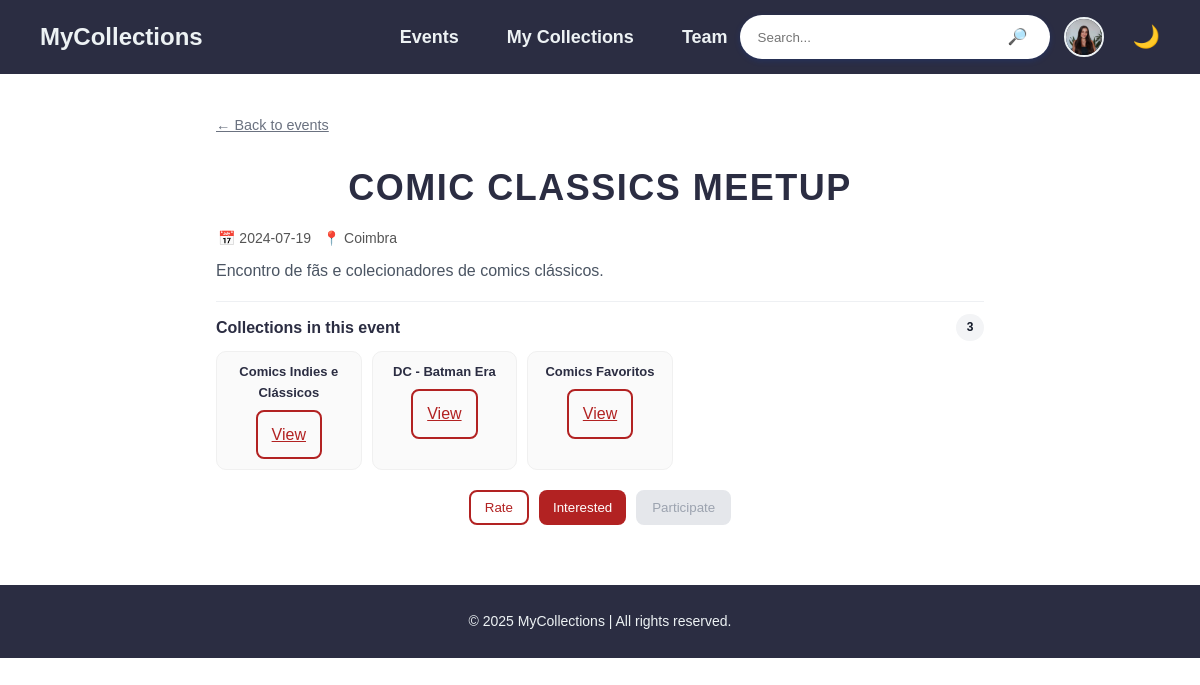
Screenshot of /public_html/event.php?id=18 (signed in) with the database file from the repository.
### tables this page shows
CREATE TABLE `users` (
  `id_user` int(11) NOT NULL,
  `name` varchar(100) NOT NULL,
  `date_of_birth` date DEFAULT NULL,
  `email` varchar(150) NOT NULL,
  `date_of_joining` date DEFAULT NULL,
  `username` varchar(80) NOT NULL,
  `password_hash` varchar(255) NOT NULL,
  `profile_img` varchar(255) DEFAULT NULL
);

CREATE TABLE `events` (
  `id_event` int(11) NOT NULL,
  `name` varchar(120) NOT NULL,
  `location` varchar(120) DEFAULT NULL,
  `created_by` int(11) NOT NULL,
  `event_date` date NOT NULL,
  `description` text DEFAULT NULL
);

CREATE TABLE `collections` (
  `id_collection` int(11) NOT NULL,
  `id_user` int(11) NOT NULL,
  `id_collection_category` int(11) NOT NULL,
  `name` varchar(120) NOT NULL,
  `description` text DEFAULT NULL,
  `cover_img` varchar(255) DEFAULT NULL,
  `creation_date` date DEFAULT NULL,
  `rate` int(11) DEFAULT 0
);

### public_html/dal/UserDAL.php (called while the page is built, shortened)
<?php
class UserDAL {
    public static function getById($id_user) {
        $db = DB::conn();
        $stmt = $db->prepare("SELECT * FROM users WHERE id_user=?");
        $stmt->bind_param("i", $id_user);
        $stmt->execute();
        return $stmt->get_result()->fetch_assoc();
    }
}

### public_html/event.php (the view, shortened to what this page needs)
<?php
$eventId = isset($_GET['id']) ? (int)$_GET['id'] : 0;
$event   = null;
$cols    = [];
if ($eventId > 0) {
    $db = DB::conn();
    $stmt = $db->prepare("SELECT id_event, name, location, event_date, description, created_by
                          FROM events WHERE id_event = ?");
    $stmt->bind_param("i", $eventId);
    $stmt->execute();
    $res   = $stmt->get_result();
    $event = $res->fetch_assoc();
    if ($event) {
        $stmt2 = $db->prepare("
            SELECT c.id_collection, c.name
            FROM event_collections ec
            JOIN collections c ON c.id_collection = ec.id_collection
            WHERE ec.id_event = ?
        ");
        $stmt2->bind_param("i", $eventId);
        $stmt2->execute();
        $colsRes = $stmt2->get_result();
        while ($row = $colsRes->fetch_assoc()) {
            $cols[] = $row;
        }
    }
}
?>
<!DOCTYPE html>
<html lang="pt">
<head>
  <link rel="stylesheet" href="css/style.css" />
  <link rel="stylesheet" href="css/events.css" />
</head>
<body data-event-id="<?= $event ? (int)$event['id_event'] : 0 ?>">
<?php require_once __DIR__ . "/partials/navbar.php"; ?>
<main class="event-page-main">
<?php if (!$event): ?>
  <section class="event-page-card">
    <a href="events.php" class="back-link">← Back to events</a>
    <h1 class="events-title" style="margin-top:16px;">Event not found</h1>
    <p class="ev-desc">The event you are looking for does not exist.</p>
  </section>
<?php else: ?>
  <?php
    $dt      = new DateTime($event['event_date']);
    $now     = new DateTime();
    $isPast  = $dt < $now;
    $dateStr = $dt->format("Y-m-d");
  ?>
 <div class="event-topbar">
  <a href="events.php" class="back-link">← Back to events</a>
</div>
    <h1 class="events-title" style="margin-top:18px;">
      <?= htmlspecialchars($event['name']) ?>
    </h1>
    <p class="ev-subtitle">
      📅 <?= htmlspecialchars($dateStr) ?>
      <?php if (!empty($event['location'])): ?>
        &nbsp;&nbsp;📍 <?= htmlspecialchars($event['location']) ?>
      <?php endif; ?>
    </p>
    <?php if (!empty($event['description'])): ?>
      <p class="ev-desc-full">
        <?= nl2br(htmlspecialchars($event['description'])) ?>
      </p>
    <?php endif; ?>
    <div class="ev-collections" style="margin-top:18px;">
      <div class="ev-col-head">
        <h4 class="ev-col-title">Collections in this event</h4>
        <span class="ev-badge"><?= count($cols) ?></span>
      </div>
      <div class="ev-col-list">
        <?php if (!count($cols)): ?>
          <p class="muted">No collections in this event.</p>
        <?php else: ?>
         <?php foreach ($cols as $c): ?>
            <div class="ev-col-item">
              <span class="ev-col-name"><?= htmlspecialchars($c['name']) ?></span>
              <a href="collection.php?id=<?= (int)$c['id_collection'] ?>" class="btn outline">View</a>
            </div>
          <?php endforeach; ?>
        <?php endif; ?>
      </div>
    </div>
    <div class="ev-actions" style="margin-top:20px;">
      <button
        id="d-review"
        class="btn outline"
        data-id="<?= (int)$event['id_event'] ?>"
        <?= $isPast ? "" : "disabled" ?>
      >
        <?= $isPast ? "Rate" : "Rate (after the event)" ?>
      </button>
      <button
        id="d-join"
        class="btn"
        data-id="<?= (int)$event['id_event'] ?>"
      >
        Interested
      </button>
      <button
        id="d-participate"
        class="btn outline"
        data-id="<?= (int)$event['id_event'] ?>"
        <?= $isPast ? "disabled" : "" ?>
      >
        Participate
      </button>
    </div>
<?php endif; ?>
</main>
<footer class="footer">
  <p>© 2025 MyCollections | All rights reserved.</p>
</footer>
</body>
</html>

### public_html/partials/navbar.php (shortened to what this page needs)
<?php
require_once __DIR__ . "/../dal/UserDAL.php";
$isLoggedIn = isset($_SESSION['id_user']);
$navbarUser = null;
if ($isLoggedIn) {
    $navbarUser = UserDAL::getById($_SESSION['id_user']);
}
?>
<header class="navbar">
  <div class="navbar-logo">
    <a href="home.php">MyCollections</a>
  </div>
  <nav class="navbar-center">
    <a href="events.php">Events</a>
    <?php if ($isLoggedIn): ?>
      <a href="user.php#myCollectionsSection">My Collections</a>
    <?php endif; ?>
    <a href="team.php">Team</a>
  </nav>
  <div class="navbar-right">
    <form class="navbar-search" id="searchForm" action="#" method="GET">
      <input type="text" id="searchInput" name="q" placeholder="Search..." required />
      <button type="submit" class="search-btn">🔎</button>
    </form>
    <?php if ($isLoggedIn && $navbarUser): ?>
      <div class="navbar-user">
        <?php if (!empty($navbarUser['profile_img'])): ?>
            <img src="<?= htmlspecialchars($navbarUser['profile_img']) ?>" alt="User" class="navbar-avatar" id="avatarButton">
        <?php else: ?>
            <div class="navbar-avatar-letter" id="avatarButton">
                <?= strtoupper(substr($navbarUser['username'], 0, 1)) ?>
            </div>
        <?php endif; ?>
      </div>
    <?php else: ?>
      <a href="login.php" class="signin-chip">Sign in</a>
    <?php endif; ?>
    <button id="themeToggle" class="theme-toggle">🌙</button>
  </div>
</header>

### public_html/css/style.css (style rules this page uses)
* { margin: 0; padding: 0; box-sizing: border-box; font-family: Arial, sans-serif; }
body { margin: 0; padding: 0; background: #ffffff; font-family: Arial, sans-serif; overflow-x: hidden; }
body { flex-direction: column; min-height: 100vh; }
* { margin: 0; padding: 0; box-sizing: border-box; font-family: "Poppins", sans-serif; }
body { background-color: #f8f9fa; color: #2b2d42; line-height: 1.6; }
.navbar { display: grid; grid-template-columns: auto minmax(0, 1fr) auto; align-items: center; background-color: #2b2d42; padding: 15px 40px; position: sticky; top: 0; z-index: 100; }
.navbar-right { display: flex; align-items: center; gap: 14px; justify-self: end; }
.navbar-logo a { font-size: 24px; font-weight: bold; color: #edf2f4; text-decoration: none; }
.navbar-search { display: flex; align-items: center; gap: 6px; background: #ffffff; border-radius: 999px; padding: 6px 12px; box-shadow: 0 2px 6px rgba(0, 0, 0, 0.15); max-width: 550px; justify-self: center; width: 100%; }
.navbar-search input { border: none; outline: none; padding: 6px 8px; width: 100%; background: transparent; }
.search-btn { background: none; border: none; color: #2b2d42; font-size: 18px; line-height: 1; cursor: pointer; }
.navbar-avatar { width: 40px; height: 40px; border-radius: 50%; border: 2px solid #edf2f4; object-fit: cover; display: block; }
.theme-toggle { background: none; border: none; color: #ffffff; font-size: 22px; line-height: 1; height: 40px; display: flex; align-items: center; cursor: pointer; }
.navbar-center { justify-self: center; display: flex; gap: 40px; }
.navbar-center a { color: #edf2f4; text-decoration: none; font-weight: 600; font-size: 18px; }
.footer { background-color: #2b2d42; color: #edf2f4; text-align: center; padding: 25px 10px; font-size: 14px; margin-top: 60px; }
.modal-buttons .btn, .btn { background: #B22222; color: #fff; border: 0; border-radius: 8px; padding: 10px 14px; cursor: pointer; }
.navbar-user { position: relative; }
.navbar-avatar { cursor: pointer; transition: all 0.2s ease; }
.navbar-avatar { width: 40px; height: 40px; border-radius: 50%; object-fit: cover; cursor: pointer; border: 2px solid transparent; transition: all 0.2s ease; }

### rows the page displays
users: profile_img (picture)
events: name "COMIC CLASSICS MEETUP", event_date "2024-07-19", location "Coimbra", description "Encontro de fãs e colecionadores de comics clássicos."
collections: name "Comics Indies e Clássicos"
collections: name "DC - Batman Era"
collections: name "Comics Favoritos"

### other values shown
count($cols) "3"
